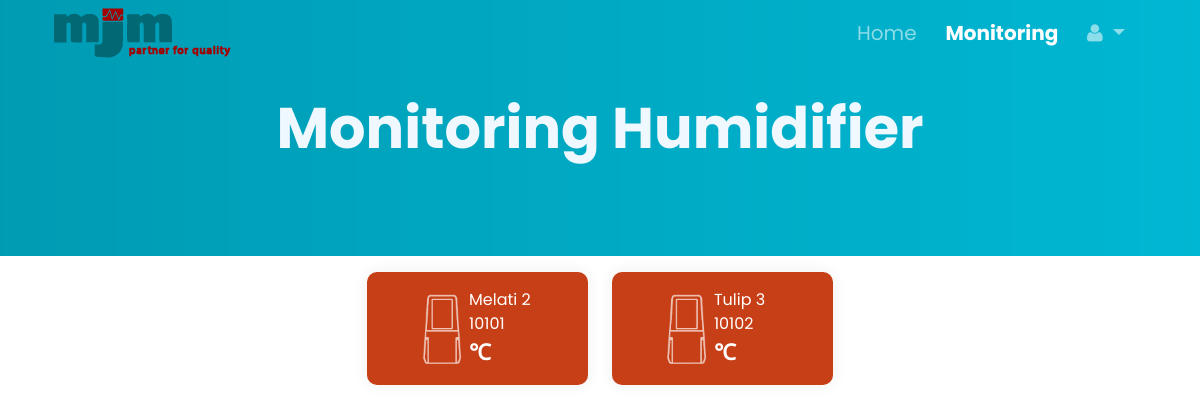
The page /monitoring/ (signed in) on the database its author committed.
### apps/models.py (models this page shows, shortened)
class ClientDevice(models.Model):
    deviceID = models.IntegerField(null=True, default=0)
    clientAccount = models.ForeignKey(ClientAccount, on_delete=models.CASCADE, null=True)
    status = models.BooleanField(default=False)
    deviceRoom = models.CharField(max_length=16, blank=True)
    date_joined = models.DateTimeField(auto_now_add=True)

### apps/views.py (the view, shortened to what this page needs)
# urls.py: path('monitoring/', Monitoring.as_view(context='monitoring-list')),
@method_decorator(csrf_exempt, name='dispatch')
class Monitoring(View):
    context = ''
    def get(self, req, deviceID=None):
        if (req.user.is_authenticated):
            if (self.context=='monitoring-list'):
                device_list = req.user.clientdevice_set.all()
                form = AddDeviceForm()
                response = DefaultResponse.defaultResponse(req, 'monitoring.html', cache=False, context={
                    'title': 'Monitoring',
                    'device_list' : device_list,
                    'form' : form
                })
                return response
        else:
            return redirect('/account/login/')

### apps/services/ResponsesWorker.py (called while the page is built)
    @staticmethod
    def defaultResponse(request, template, context, cache=False):
        response = render(request, template, context=context)
        if (cache==False):
            response['Pragma'] = 'no-cache'
            response['Cache-Control'] = 'no-cache'
        return response

### apps/templates/monitoring.html (shortened to what this page needs)
{% extends 'base/base.html' %}
{% load static %}
{% block content %}
<body>
  <header class="header-area slideInDown" data-wow-duration="0.75s" data-wow-delay="0s">
    <div class="container">
      <div class="row">
        <nav id="navbarID" class="navbar navbar-expand-lg navbar-dark bg-transparent fixed-top">
          <div class="container">
            <a href="index.html" class="logo">
              <img src="{% static 'assets/logo.png' %}" alt="MJM logo">
            </a>
            <div class="collapse navbar-collapse justify-content-end" id="navbarNavDropdown">
              <ul class="navbar-nav">
                <li class="nav-item">
                  <a class="nav-link" href="/">Home</a>
                </li>
                <li class="nav-item">
                  <a class="nav-link active" href="">Monitoring</a>
                </li>
                <li class="nav-item dropdown">
                  <a class="nav-link dropdown-toggle" href="#" id="navbarDropdownMenuLink" role="button"
                    data-bs-toggle="dropdown" aria-expanded="false">
                    <i class="fa fa-user"></i>
                  </a>
                </li>
              </ul>
            </div>
          </div>
        </nav>
      </div>
    </div>
  </header>
  <div class="hero-image">
    <h1 style="font-weight: 700;">Monitoring Humidifier</h1>
  </div>
  <div class="row">
    <div class="col-lg-12 align-self-center">
      <div class="row" style="justify-content: center;">
        {% for i in device_list %}
        <div class="col-lg-2" style="width: 20%;margin: 1em 0 1em 0;">
          {% if i.status %}
          <div id="card-{{i.deviceID}}" class="text-white monitoring-card active" style="position: inherit;">
          {% else %}
          <div id="card-{{i.deviceID}}" class="text-white monitoring-card deactivate" style="position: inherit;">
          {% endif %}
                <div class="monitoring-card-icon">
                  <a href="/monitoring/{{i.deviceID}}/">
                    <img src="{% static 'assets/device-humidifier.png' %}" alt="Device" height="70">
                  </a>
                </div>
                <div class="monitoring-card-description">
                    <div class="monitoring-card-description room">
                      <a style="text-align: left;">
                        {{i.deviceRoom}}
                      </a>
                    </div>
                    <div class="monitoring-card-description device-id">
                      <a style="text-align: left;">
                        {{i.deviceID}}
                      </a>
                    </div>
                    <div class="monitoring-card-description temp">
                      <a> &#8451;</a>
                    </div>
                </div>
            </div>
          </div>
          {% endfor %}
        </div>
      </div>
    </div>
</body>
</html>
{% endblock content %}

### static/css/custom-template.css (style rules this page uses)
html, body, div, span, applet, object, iframe, h1, h2, h3, h4, h5, h6, p, blockquote, div pre, a, abbr, acronym, address, big, cite, code, del, dfn, em, font, img, ins, kbd, q, s, samp, small, strike, strong, sub, sup, tt, var, b, u, i, center, dl, dt, dd, ol, ul, li, figure, header, nav, section, article, aside, footer, figcaption { font-family: 'Poppins'; margin: 0; padding: 0; border: 0; outline: 0; }
ul, li { padding: 0; margin: 0; list-style: none; }
header, nav, section, article, aside, footer, hgroup { display: block; }
* { box-sizing: border-box; }
html, body { font-family: 'Poppins', sans-serif; font-weight: 400; background-color: #fff; -ms-text-size-adjust: 100%; -webkit-font-smoothing: antialiased; -moz-osx-font-smoothing: grayscale; }
a { text-decoration: none !important; }
h1, h2, h3, h4, h5, h6 { margin-top: 0px; margin-bottom: 0px; }
ul { margin-bottom: 0px; }
img { width: 100%; overflow: hidden; }
html, body { background: #fff; font-family: 'Poppins', sans-serif; }
.header-area { background-color: transparent; position: absolute; left: 0px; right: 0px; z-index: 100; height: 100px; -webkit-transition: all .5s ease 0s; -moz-transition: all .5s ease 0s; -o-transition: all .5s ease 0s; transition: all .5s ease 0s; }
.monitoring-card { display: flex; box-shadow: 0px 0px 15px rgba(0,0,0,0.07); border-radius: 10px; padding: 1em; text-align: center; position: relative; z-index: 1; overflow: hidden; }
.monitoring-card.deactivate { background-color: rgb(199, 63, 22); }
.monitoring-card-icon { display: flex; justify-content: flex-end; align-items: center; padding-right: .5em; width: 50%; }
.monitoring-card-description { display: flex; flex-direction: column; padding-right: .5em; width: 60%; }
.monitoring-card-description.room { color: white; width: auto; }
.monitoring-card-description.device-id { color: white; width: auto; }
.monitoring-card-description.temp { display: flex; flex-direction: row; color: white; width: auto; font-size: 22px; text-align: left; font-weight: bold; }

### rows shown on the page
ClientDevice: deviceRoom "Melati 2", deviceID "10101"
ClientDevice: deviceRoom "Tulip 3", deviceID "10102"
